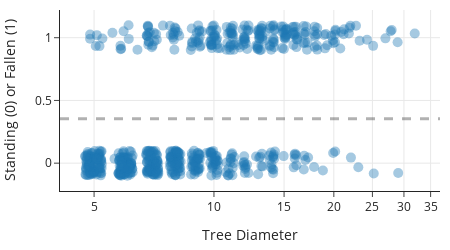

Here is the notebook cell this chart was saved with:
### Markdown cell above
Typically when we want to model a relationship, we begin by making a scatter plot of the outcome variable against explanatory variable(s) (see {numref}`Chapter %s <ch:linear>`). But, now our outcome variable is a nominal feature. Again, the 0-1 representation of this feature is convenient for plotting. Below we plot the tree status against diameter, but we add a small amount of random noise to the status to help us see the density of 0 and 1 values at each diameter. As before, we jitter the diameter values too and adjust the opacity of the markers to reduce over-plotting. We also add a horizontal line at the proportion of fallen trees:

### Code cell
fig = px.scatter(x=jitter(trees['diameter'], amt=0.5), 
                 y = jitter(trees['status_0_1']), 
                 log_x=True, width=450, height=250)

fig.update_traces(marker=dict(opacity=0.4, size=10))
fig.add_hline(y=pr_fallen, line_width=3, line_dash="dash", line_color="black")
fig.update_layout(xaxis_title="Tree Diameter",
                  yaxis_title="Standing (0) or Fallen (1)")

fig

### Figure 1 — Plotly figure (JSON) as saved in the notebook; plotly's stock layout.template omitted (floating-point values rounded to 4 significant figures; data arrays with more than 128 entries replaced by an {"elided": "..."} marker saying what was removed)
{"data": [{"hovertemplate": "x=%{x}<br>y=%{y}<extra></extra>", "legendgroup": "", "marker": {"color": "#1F77B4", "opacity": 0.4, "size": 10, "symbol": "circle"}, "mode": "markers", "name": "", "orientation": "v", "showlegend": false, "type": "scatter", "x": {"elided": "659 float values"}, "xaxis": "x", "y": {"elided": "659 float values"}, "yaxis": "y"}], "layout": {"height": 250, "legend": {"tracegroupgap": 0}, "shapes": [{"line": {"color": "black", "dash": "dash", "width": 3}, "type": "line", "x0": 0, "x1": 1, "xref": "x domain", "y0": 0.3536, "y1": 0.3536, "yref": "y"}], "width": 450, "xaxis": {"anchor": "y", "autorange": true, "domain": [0, 1], "range": [0.6134, 1.568], "title": {"text": "Tree Diameter"}, "type": "log"}, "yaxis": {"anchor": "x", "autorange": true, "domain": [0, 1], "range": [-0.2219, 1.221], "title": {"text": "Standing (0) or Fallen (1)"}, "type": "linear"}}}
